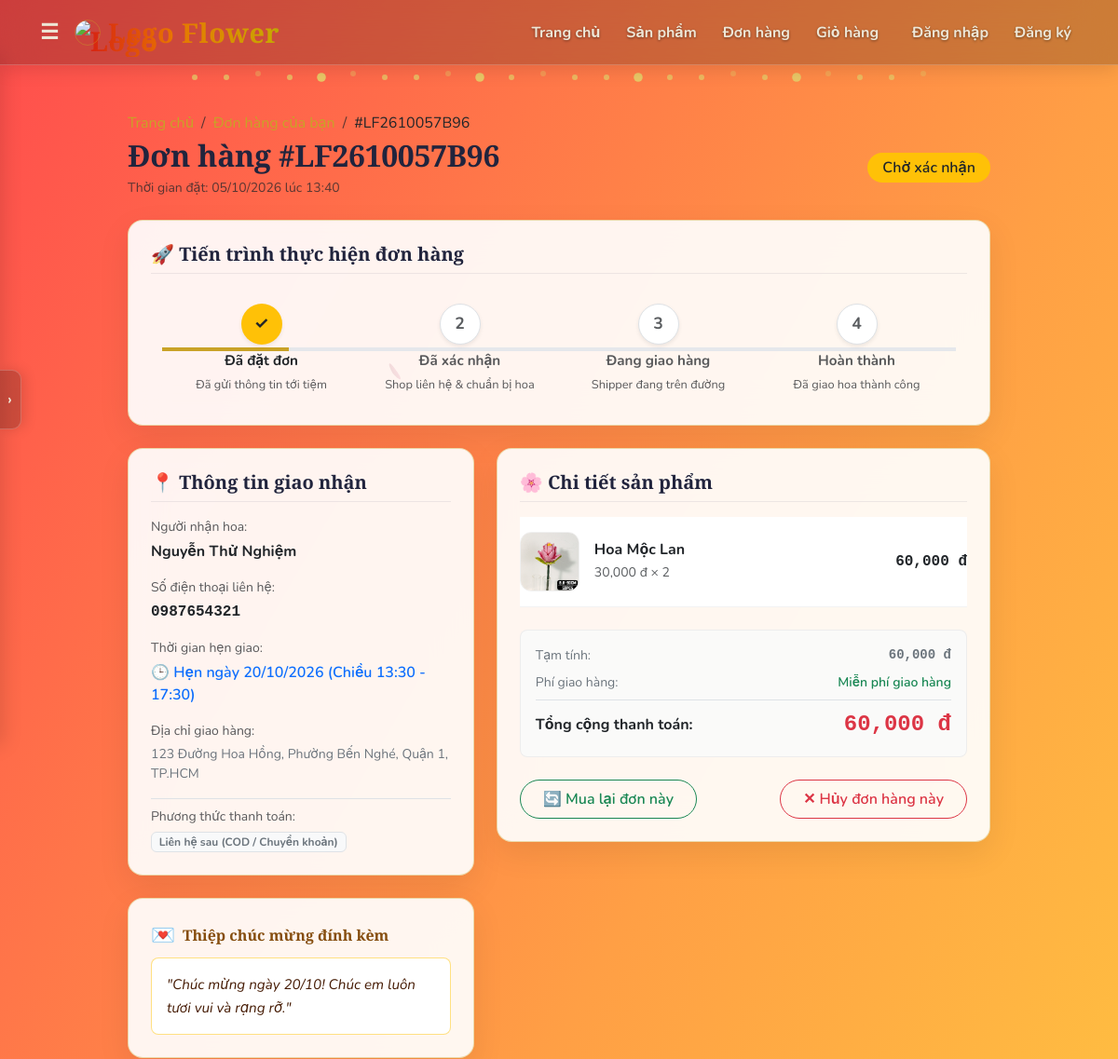
/order/LF2610057B96 (upper part), run on an earlier commit of the app's database.
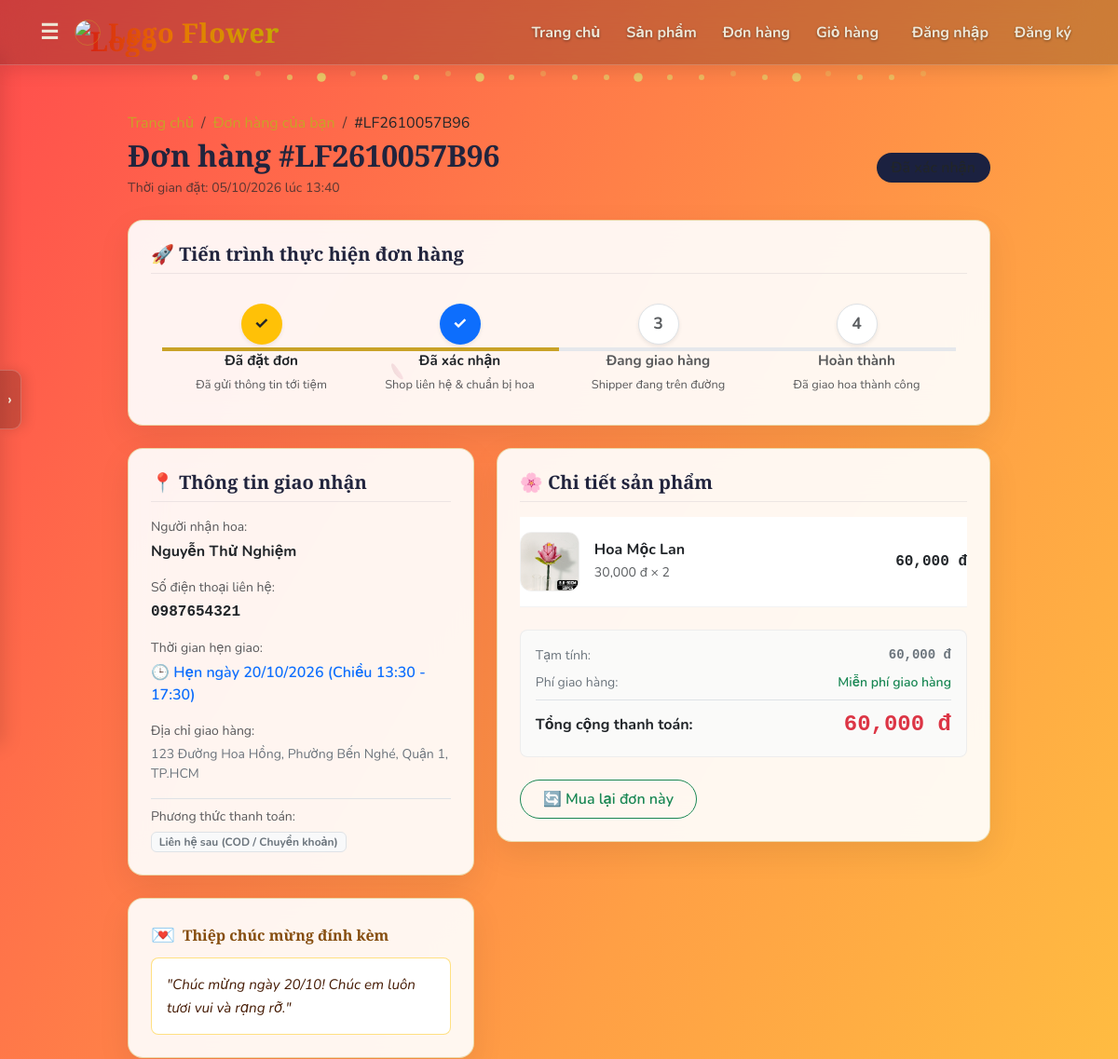
And on a later commit of the database.
### models.py (models this page shows, shortened)
class Order(db.Model):
    __tablename__ = 'orders'
    id = db.Column(db.Integer, primary_key=True)
    order_code = db.Column(db.String(32), unique=True, nullable=False, index=True)
    customer_id = db.Column(db.Integer, db.ForeignKey('customers.id'), nullable=True, index=True)
    customer_name = db.Column(db.String(100), nullable=False)
    customer_phone = db.Column(db.String(20), nullable=False, index=True)
    shipping_address = db.Column(db.String(255), nullable=False)
    delivery_time = db.Column(db.String(100), nullable=True)  # Hẹn giờ giao hoa (VD: Giao sớm nhất / Hẹn ngày 20/10)
    customer_note = db.Column(db.Text, nullable=True)  # Ghi chú hoặc lời chúc viết thiệp
    cancel_reason = db.Column(db.String(255), nullable=True)  # Lý do hủy đơn nếu có
    total_price = db.Column(db.Float, nullable=False, default=0.0)
    status = db.Column(db.String(20), nullable=False, default='pending', index=True)  # pending, confirmed, shipping, completed, cancelled
    payment_status = db.Column(db.String(30), nullable=False, default='contact_later')  # contact_later, paid, unpaid
    created_at = db.Column(db.DateTime, default=datetime.utcnow, index=True)
    updated_at = db.Column(db.DateTime, default=datetime.utcnow, onupdate=datetime.utcnow)
    customer = db.relationship('Customer', backref=db.backref('orders', lazy=True, order_by='Order.created_at.desc()'))
    items = db.relationship('OrderItem', backref='order', cascade='all, delete-orphan', lazy=True)
    @property
    def status_label(self):
        labels = {
            'pending': 'Chờ xác nhận',
            'confirmed': 'Đã xác nhận',
            'shipping': 'Đang giao hàng',
            'completed': 'Hoàn thành',
            'cancelled': 'Đã hủy'
        }
        return labels.get(self.status, self.status)
    @property
    def status_badge_class(self):
        classes = {
            'pending': 'bg-warning text-dark',
            'confirmed': 'bg-info text-dark',
            'shipping': 'bg-primary text-white',
            'completed': 'bg-success text-white',
            'cancelled': 'bg-danger text-white'
        }
        return classes.get(self.status, 'bg-secondary text-white')
    @property
    def step_number(self):
        steps = {
            'pending': 1,
            'confirmed': 2,
            'shipping': 3,
            'completed': 4,
            'cancelled': -1
        }
        return steps.get(self.status, 1)
    @property
    def can_cancel(self):
        return self.status == 'pending'

### web.py (the view)
@app.route('/order/<order_code>')
def order_detail(order_code):
    order = Order.query.options(selectinload(Order.items)).filter_by(order_code=order_code).first_or_404()
    return render_template('order_detail.html', order=order)

### web.py (called while the page is built)
def get_cached_categories():
    categories = cache.get('all_categories')
    if categories is None:
        categories = Category.query.order_by(Category.name).all()
        cache.set('all_categories', categories, timeout=300)
    return categories

@app.context_processor
def inject_nav_categories():
    return dict(nav_categories=get_cached_categories())

@app.context_processor
def inject_cart_count():
    cart = session.get('cart', {})
    total_qty = sum(cart.values()) if isinstance(cart, dict) else 0
    return dict(cart_count=total_qty)

@app.before_request
def csrf_protect_origin():
    if request.method in ('POST', 'PUT', 'DELETE', 'PATCH'):
        origin = request.headers.get('Origin')
        referer = request.headers.get('Referer')
        target_host = request.host.lower()
        if origin:
            parsed_origin = urllib.parse.urlparse(origin).netloc.lower()
            if parsed_origin != target_host:
                abort(403)
        elif referer:
            parsed_referer = urllib.parse.urlparse(referer).netloc.lower()
            if parsed_referer != target_host:
                abort(403)

### templates/order_detail.html (shortened to what the changed rows need)
{% extends "base.html" %}
{% block content %}
<div class="row justify-content-center my-3 my-md-4">
    <div class="col-12 col-xl-10">
        <div class="mb-4">
            <nav aria-label="breadcrumb">
                <ol class="breadcrumb small mb-1">
                    <li class="breadcrumb-item">
                        <a href="{{ url_for('index') }}" class="text-decoration-none" style="color: var(--lego-gold);">Trang chủ</a>
                    </li>
                    <li class="breadcrumb-item">
                        <a href="{{ url_for('my_orders_view') }}" class="text-decoration-none" style="color: var(--lego-gold);">Đơn hàng của bạn</a>
                    </li>
                    <li class="breadcrumb-item active text-dark" aria-current="page">#{{ order.order_code }}</li>
                </ol>
            </nav>
            <div class="d-flex flex-column flex-sm-row justify-content-between align-items-sm-center gap-2">
                <div>
                    <h2 class="fw-bold mb-1" style="font-family:'Playfair Display',serif; color:#21243D; letter-spacing: -0.3px;">
                        Đơn hàng #{{ order.order_code }}
                    </h2>
                    <p class="text-muted small mb-0">Thời gian đặt: {{ order.created_at.strftime('%d/%m/%Y lúc %H:%M') }}</p>
                </div>
                <div>
                    <span class="badge {{ order.status_badge_class }} px-3 py-2 rounded-pill fs-6 fw-semibold">
                        {{ order.status_label }}
                    </span>
                </div>
            </div>
        </div>
        <div class="auth-card p-4 rounded-4 shadow-sm mb-4">
            {% if order.status != 'cancelled' %}
            <div class="px-2 px-md-4 py-2">
                <div class="row text-center position-relative">
                    <div class="position-absolute top-50 start-0 translate-middle-y w-100 d-none d-md-block"
                         style="height: 4px; background: #e5e7eb; z-index: 1;"></div>
                    <div class="position-absolute top-50 start-0 translate-middle-y d-none d-md-block"
                         style="height: 4px; background: var(--lego-gold, #C9A227); z-index: 2; transition: width 0.4s ease;
                                width: {% if order.step_number == 1 %}16%{% elif order.step_number == 2 %}50%{% elif order.step_number == 3 %}84%{% else %}100%{% endif %};"></div>
                    <div class="col-6 col-md-3 mb-3 mb-md-0 position-relative" style="z-index: 3;">
                        <div class="rounded-circle mx-auto d-flex align-items-center justify-content-center fw-bold shadow-sm mb-2 {{ 'bg-warning text-dark' if order.step_number >= 1 else 'bg-white border text-muted' }}"
                             style="width: 44px; height: 44px; font-size: 1.1rem;">
                            ✓
                        </div>
                        <h6 class="fw-bold mb-1 text-dark" style="font-size: 0.95rem;">Đã đặt đơn</h6>
                        <span class="text-muted small" style="font-size: 0.8rem;">Đã gửi thông tin tới tiệm</span>
                    </div>
                    <div class="col-6 col-md-3 mb-3 mb-md-0 position-relative" style="z-index: 3;">
                        <div class="rounded-circle mx-auto d-flex align-items-center justify-content-center fw-bold shadow-sm mb-2 {{ 'bg-primary text-white' if order.step_number >= 2 else 'bg-white border text-muted' }}"
                             style="width: 44px; height: 44px; font-size: 1.1rem;">
                            {% if order.step_number >= 2 %}✓{% else %}2{% endif %}
                        </div>
                        <h6 class="fw-bold mb-1 {{ 'text-dark' if order.step_number >= 2 else 'text-muted' }}" style="font-size: 0.95rem;">Đã xác nhận</h6>
                        <span class="text-muted small" style="font-size: 0.8rem;">Shop liên hệ & chuẩn bị hoa</span>
                    </div>
                    <div class="col-6 col-md-3 mb-3 mb-md-0 position-relative" style="z-index: 3;">
                        <div class="rounded-circle mx-auto d-flex align-items-center justify-content-center fw-bold shadow-sm mb-2 {{ 'bg-info text-dark' if order.step_number >= 3 else 'bg-white border text-muted' }}"
                             style="width: 44px; height: 44px; font-size: 1.1rem;">
                            {% if order.step_number >= 3 %}✓{% else %}3{% endif %}
                        </div>
                        <h6 class="fw-bold mb-1 {{ 'text-dark' if order.step_number >= 3 else 'text-muted' }}" style="font-size: 0.95rem;">Đang giao hàng</h6>
                        <span class="text-muted small" style="font-size: 0.8rem;">Shipper đang trên đường</span>
                    </div>
                    <div class="col-6 col-md-3 mb-3 mb-md-0 position-relative" style="z-index: 3;">
                        <div class="rounded-circle mx-auto d-flex align-items-center justify-content-center fw-bold shadow-sm mb-2 {{ 'bg-success text-white' if order.step_number >= 4 else 'bg-white border text-muted' }}"
                             style="width: 44px; height: 44px; font-size: 1.1rem;">
                            {% if order.step_number >= 4 %}✓{% else %}4{% endif %}
                        </div>
                        <h6 class="fw-bold mb-1 {{ 'text-dark' if order.step_number >= 4 else 'text-muted' }}" style="font-size: 0.95rem;">Hoàn thành</h6>
                        <span class="text-muted small" style="font-size: 0.8rem;">Đã giao hoa thành công</span>
                    </div>
                </div>
            </div>
            {% endif %}
        </div>
        <div class="row g-4">
            <div class="col-12 col-lg-5">
                <div class="auth-card p-4 rounded-4 shadow-sm mb-4">
                    <div class="mb-3">
                        <div class="text-muted small mb-1">Người nhận hoa:</div>
                        <div class="fw-bold text-dark">{{ order.customer_name }}</div>
                    </div>
                    <div class="mb-3">
                        <div class="text-muted small mb-1">Số điện thoại liên hệ:</div>
                        <div class="fw-bold font-monospace fs-6 text-dark">{{ order.customer_phone }}</div>
                    </div>
                    <div class="mb-3">
                        <div class="text-muted small mb-1">Thời gian hẹn giao:</div>
                        <div class="fw-semibold text-primary">
                            🕒 {{ order.delivery_time or 'Giao sớm nhất có thể' }}
                        </div>
                    </div>
                    <div class="mb-3">
                        <div class="text-muted small mb-1">Địa chỉ giao hàng:</div>
                        <div class="text-secondary small">{{ order.shipping_address }}</div>
                    </div>
                </div>
                {% if order.customer_note %}
                <div class="auth-card p-4 rounded-4 shadow-sm mb-4" style="background: linear-gradient(135deg, #fffcf4 0%, #fff9e6 100%); border: 1.5px solid rgba(201, 162, 39, 0.35);">
                    <div class="d-flex align-items-center gap-2 mb-2">
                        <span style="font-size: 1.3rem;">💌</span>
                        <h6 class="fw-bold mb-0" style="color: #854d0e; font-family:'Playfair Display',serif;">Thiệp chúc mừng đính kèm</h6>
                    </div>
                    <div class="p-3 rounded-3 bg-white border border-warning border-opacity-50" style="font-style: italic; color: #451a03; line-height: 1.6; font-size: 0.95rem;">
                        "{{ order.customer_note }}"
                    </div>
                </div>
                {% endif %}
            </div>
            <div class="col-12 col-lg-7">
                <div class="auth-card p-4 rounded-4 shadow-sm">
                    <div class="p-3 rounded-3 mb-4" style="background: #fafaf9; border: 1px solid rgba(33, 36, 61, 0.06);">
                        <div class="d-flex justify-content-between text-secondary small mb-2">
                            <span>Tạm tính:</span>
                            <span class="font-monospace fw-semibold">{{ "{:,.0f}".format(order.total_price) }} đ</span>
                        </div>
                        <div class="d-flex justify-content-between align-items-center pt-2 border-top">
                            <span class="fw-bold text-dark">Tổng cộng thanh toán:</span>
                            <span class="fw-bold fs-4 text-danger font-monospace">{{ "{:,.0f}".format(order.total_price) }} đ</span>
                        </div>
                    </div>
                    <div class="d-flex justify-content-between align-items-center flex-wrap gap-2">
                        <form method="POST" action="{{ url_for('order_reorder', order_code=order.order_code) }}" class="m-0">
                            <button type="submit" class="btn btn-outline-success rounded-pill px-4 py-2 fw-semibold">
                            </button>
                        </form>
                        {% if order.can_cancel %}
                        <button type="button" class="btn btn-outline-danger rounded-pill px-4 py-2 fw-semibold"
                                data-bs-toggle="modal" data-bs-target="#cancelModal">
                            ✕ Hủy đơn hàng này
                        </button>
                        {% endif %}
                    </div>
                </div>
            </div>
        </div>
    </div>
</div>
{% endblock %}

What changed in the data, as far as the page shows it:
changed Order "LF2610057B96": status "pending" → "confirmed" (drawn); status_label "Chờ xác nhận" → (not shown)
Also different on the page:
text no longer shown: "2 ✕ Hủy đơn hàng này"
